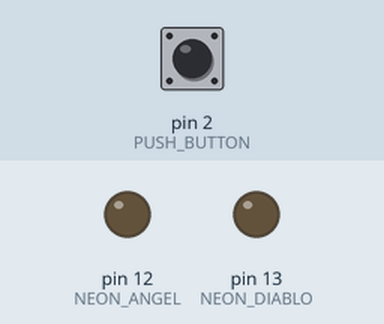
Simulated run of this sketch. Board: Arduino Uno, built with avr-gcc and run on an emulated ATmega328P. Shown: output pins drawn as LEDs (lit = HIGH). The test bench sets the inputs (shaded band); at power-on: pin 2 (PUSH_BUTTON) LOW. Random numbers use the default seed unless the sketch sets one.

Above: at 1.2 s.
1.3 s: pin 2 (PUSH_BUTTON) pulled HIGH for 0.15 s
At 4.97 s:
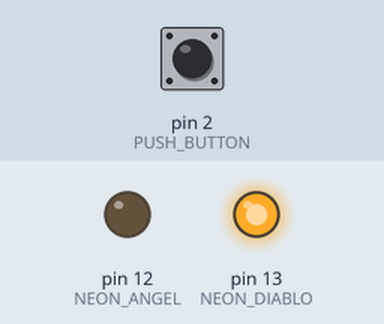
At 9.0 s:
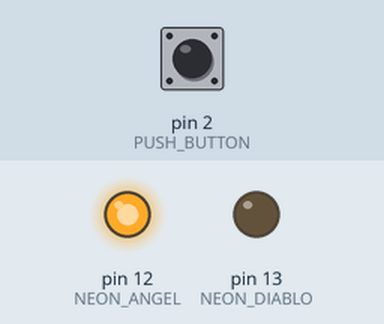
Timing chart, 0 to 10.3 s (numbered marks = the images above; inputs shaded):
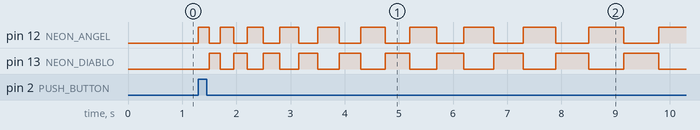

The sketch:

main.ino
```cpp
// Pin de salida para la luz de neon del angel
int NEON_ANGEL = 12;

// Pin de salida para la luz de neon del diablo
int NEON_DIABLO = 13;

// Pin de entrada para el push button
int PUSH_BUTTON = 2;

// Numero de veces que se va apagar y encender de manera alternada el angel y el diablo
int INITIAL_ANIMATION = 20;

// Retardo entre cada vez que se apaga y prende el angel y el diablo
int INITIAL_ANIMATION_DELAY = 200;

// Bandera para saber si la animacion de generacion de numero aleatorio se esta ejecutando
bool generating = false;

// Numero aleatorio generado
long randNumber;

// Valores por default de las variables
int animation = 0;
int animationDelay = INITIAL_ANIMATION_DELAY;

void setup() {
  // Configuracion de puertos de entrada y salida
  pinMode(NEON_ANGEL, OUTPUT);
  pinMode(NEON_DIABLO, OUTPUT);
  pinMode(PUSH_BUTTON, INPUT);

  // Configuracion de generador de numeros aleatorio, tomando como semilla de generaion el valor que lea del puerto 0
  randomSeed(analogRead(0));

  // Al encender los luces neon estan apagadas
  digitalWrite(NEON_ANGEL, LOW);
  digitalWrite(NEON_DIABLO, LOW);
}

void loop() {
  // Si la animacion no se esta mostrando
  if(!generating){
    // Leer el estado del boton
    int buttonState = digitalRead(PUSH_BUTTON);

    // Si el boton de oprimio
    if(buttonState == HIGH){
      // Activar bandera de inicio de animacion
      generating = true;

      // Obtener un numero aleatorio entre 0 y 1
      randNumber = random(2);

      // Configurar variables de animacion
      animation = INITIAL_ANIMATION;
      animationDelay = INITIAL_ANIMATION_DELAY;

      // Apagar luces neon
      digitalWrite(NEON_ANGEL, LOW);
      digitalWrite(NEON_DIABLO, LOW);
    }
  }
  // Se muestra la animacion
  else{
    if(animation > 0){
      // Repetir mientras se tengan que mostrar animaciones de encendido y apagado
      while(animation > 0){
        // Encender angel
        digitalWrite(NEON_ANGEL, HIGH);
        digitalWrite(NEON_DIABLO, LOW);

        // Esperar el tiempo de la animacion
        delay(animationDelay);

        // Encender diablo
        digitalWrite(NEON_ANGEL, LOW);
        digitalWrite(NEON_DIABLO, HIGH);

        // Esperar animacion
        delay(animationDelay);

        // Eliminar una animacion del total de animaciones a mostar
        animation--;

        // Incrementar el tiempo entre que se apaga y prende angel y diablo
        animationDelay+=50;
      }

      // Cuando se termina la animacion

      // Si el numero aleatorio es 0 encender Angel
      if(randNumber==0){
        digitalWrite(NEON_ANGEL, HIGH);
        digitalWrite(NEON_DIABLO, LOW);
      }
      // Si el numero aleatorio es 1 encender Diablo
      else{
        digitalWrite(NEON_ANGEL, LOW);
        digitalWrite(NEON_DIABLO, HIGH);
      }

      // Apagar bandera de animacion
      generating = false;
    }
  }
}
```

Measured:
- after the input at 1.3 s, pin 12 (NEON_ANGEL): LOW → HIGH at once, then repeats every 0.45 s: LOW 0.20 s, HIGH 0.25 s; pin 13 (NEON_DIABLO): LOW → HIGH after 0.20 s, then repeats every 0.50 s: LOW 0.25 s, HIGH 0.25 s
